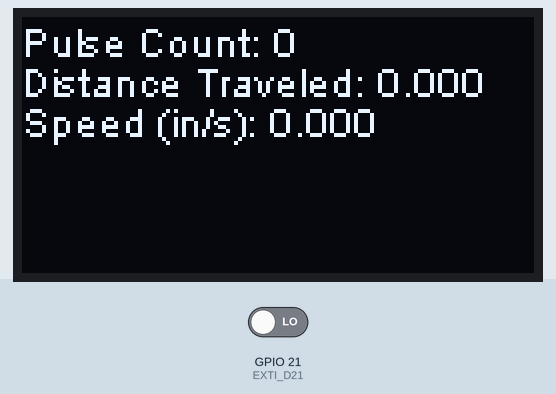
Recording of a program running on a simulated ESP8266 (NodeMCU). On the bench: 128×64 one-colour display. The inputs (shaded band) are chosen by the test bench; at power-on: GPIO 21 (EXTI_D21) LOW. What the program prints to the serial monitor is not drawn.

Above: at 1.2 s.
1.3 s: GPIO 21 (EXTI_D21) driven HIGH
At 1.7 s:
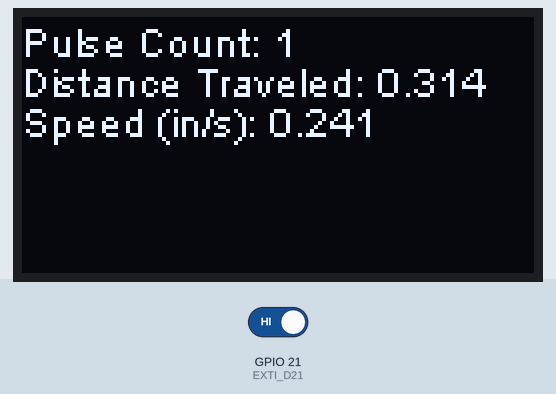
Timing chart, 0 to 4.3 s (numbered marks = the images above; inputs shaded):
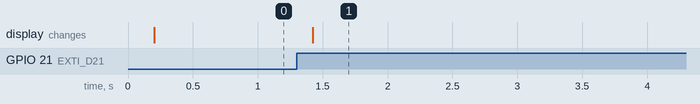

The program:

main.cpp
```cpp
/********************************************************************************
 *  File Name:
 *    main.cpp
 *
 *  Description:
 *    Implements the pulse counter for Linear Speed
 *
 *  2020 | Brandon Braun, Jarrod Braun | brandonbraun653@gmail.com
 *******************************************************************************/

/* STL Includes */
#include <array>
#include <cstdint>

/* Arduino Includes */
#include "OLEDDisplayUi.h"
#include "SSD1306Spi.h"
#include <Arduino.h>

/*-------------------------------------------------------------------------------
Macros and Literals
-------------------------------------------------------------------------------*/
#define ROW_HEIGHT ( 10 )    // Pixels
#define ROW0 ( 0 * ROW_HEIGHT )
#define ROW1 ( 1 * ROW_HEIGHT )
#define ROW2 ( 2 * ROW_HEIGHT )

/*-------------------------------------------------------------------------------
Constants and Variables
-------------------------------------------------------------------------------*/
static constexpr uint32_t displayUpdateRate = 200;       // How often the display updates its data (ms)
static constexpr uint32_t isrDebouncingTime = 2;         // How long the software debounce time is for pulse events (ms)
static constexpr uint32_t mathUpdateRate    = 100;       // How often to update the math associated with this program
static constexpr uint32_t serialBaud        = 921600;    // Baud rate
static constexpr float wheelRadius          = 1.0f;         // Radius of wheel connected to axel on which encoder wheel is mounted

/*-------------------------------------------------
Screen Digital Pins:
SPI is the default for the ESP32 Dev1 Kit and doesn't
need to be initialized.

D18 -> CLK
D23 -> MOSI (DOUT)
D15 -> RES
D2  -> DC
D4  -> CS
-------------------------------------------------*/
static constexpr uint32_t D15 = 15;    // Digital pin 15, used for RES pin
static constexpr uint32_t D2  = 2;     // Digital pin 2, used for DC pin
static constexpr uint32_t D4  = 4;     // Digital pin 4, used for CS pin

/*-------------------------------------------------
External Interrupt (Counter)
-------------------------------------------------*/
static constexpr uint32_t EXTI_D21 = 21;      // GPIO digital pin to detect pulse events
static volatile bool isrFired;                // ISR variable to track if the ISR has fired
static volatile uint32_t isrDebounceStart;    // ISR variable for capturing time when ISR fired
static volatile bool lastState;               // ISR variable for capturing the pulse input pin state
static bool saveLastState;                    // Cache: Last known state of the pulse input pin
static bool currentState;                     // Current active state of the pulse input pin (hi/lo)
static uint32_t saveISRDebounceStart;         // Cache: Time when the debouncing process started

/*-------------------------------------------------
User Variables
-------------------------------------------------*/
static uint32_t pulseCount;        // Tracks number of pulse events
static float pulsePerSecond;       // Tracks pulse events per update cycle
static float linearRate;        // Rate of speed (m/s)
static float distanceTraveled;   // Total linear distance traveled
static uint32_t lastDisplayUpdateTime;    // Last time the screen was updated
static uint32_t lastMathUpdateTime;       // Last time math section was run
static uint32_t previousPulseCount;       // Pulse count last time the math section was run

/*-------------------------------------------------
Module Objects
-------------------------------------------------*/
static SSD1306Spi display( D15, D2, D4 );    // Screen display object
static std::array<char, 100> printBuffer;    // Output buffer for formatting data

/*-------------------------------------------------------------------------------
Functions
-------------------------------------------------------------------------------*/
/**
 *  Interrupt Service Routine (ISR) that handles pulse event triggers.
 *
 *  @return void
 */
static void pulseISR()
{
  /*-------------------------------------------------
  A new pulse event happened, so save off a few variables so that we know
  the state of the GPIO pin as well as the time when the event occurred.
  -------------------------------------------------*/
  isrFired         = true;
  lastState        = digitalRead( EXTI_D21 );
  isrDebounceStart = millis();
}

/**
 *  Sets up the system for operation. Initializes variables, configures objects.
 *
 *  @return void
 */
void setup()
{
  /*-------------------------------------------------
  Initialize module data
  -------------------------------------------------*/
  printBuffer.fill( 0 );
  lastDisplayUpdateTime = millis();
  lastMathUpdateTime    = millis();
  pulseCount            = 0;
  isrDebounceStart      = 0;
  pulsePerSecond        = 0.0f;
  linearRate            = 0.0f;
  distanceTraveled      = 0.0f;
  previousPulseCount    = 0;


  /*-------------------------------------------------
  Attatch the ISR routine that counts input pulses
  -------------------------------------------------*/
  attachInterrupt( digitalPinToInterrupt( EXTI_D21 ), pulseISR, RISING );

  /*-------------------------------------------------
  Initialize the display class
  -------------------------------------------------*/
  display.init();
  display.flipScreenVertically();
  display.clear();

  /*-------------------------------------------------
  Initialize the Serial output
  -------------------------------------------------*/
  Serial.begin( serialBaud );
  Serial.write( "Hey Jarrod\n" );
}

/**
 *  Loop function that will run indefinitely. Performs main functional
 *  operation of the program.
 *
 *  @return void
 */
void loop()
{
  /*-------------------------------------------------
  Copy out the volatile ISR data. Temporarily disable
  interrupts so we can get an accurate read.
  -------------------------------------------------*/
  noInterrupts();
  saveLastState        = lastState;
  saveISRDebounceStart = isrDebounceStart;
  interrupts();

  /*-------------------------------------------------
  Perform software debouncing of the pulse signal
  -------------------------------------------------*/
  currentState = digitalRead( EXTI_D21 );

  if ( isrFired && ( saveLastState == currentState ) && ( ( millis() - saveISRDebounceStart ) > isrDebouncingTime ) )
  {
    isrFired = false;
    pulseCount++;

    pulsePerSecond   = 1.0f / ( ( millis() - lastMathUpdateTime ) / 1000.0f );
    linearRate       = ( ( 2.0f * PI / 20.0f ) * pulsePerSecond ) * wheelRadius;
    distanceTraveled = distanceTraveled + linearRate * ( ( millis() - lastMathUpdateTime ) / 1000.0f );

    /*-------------------------------------------------
    1. Force null termination
    2. Format the string
    3. Write the output using the buffer pointer.
    -------------------------------------------------*/
    printBuffer.fill( 0 );
    snprintf( printBuffer.data(), printBuffer.size(), "%lu,%d\n", millis(), pulseCount );
    Serial.write( printBuffer.data() );

    lastMathUpdateTime = millis();
  }

  /*-------------------------------------------------
  Update the math portion of the code
  -------------------------------------------------*/
  if ( ( millis() - lastMathUpdateTime ) > mathUpdateRate )
  {
    // TODO: Do mathy things here
    // duration = (millis()-lastMathUpdateTime)/((1/encoderFrequency)*1000.0f);
    // linearRate     =  (( 2.0f * PI / 20.0f )/duration) * wheelRadius;
    // Jarrod, what is this 20? Generally in programming we don't like magic numbers. Probably should
    // make a #define up at the top of the file like I did with PI and give it a meaningful name.


    // previousPulseCount = pulseCount;
    // lastMathUpdateTime = millis();

    /*-------------------------------------------------
    TODO: Format the output data to CSV
    -------------------------------------------------*/
    // printBuffer.fill( 0 );
    // snprintf( printBuffer.data(), printBuffer.size(), "" );
  }

  /*-------------------------------------------------
  Update the display with the necessary data
  -------------------------------------------------*/
  if ( ( millis() - lastDisplayUpdateTime ) > displayUpdateRate )
  {
    display.clear();

    /* Print out the pulse count */
    printBuffer.fill( 0 );
    snprintf( printBuffer.data(), printBuffer.size(), "Pulse Count: %d", pulseCount );
    display.drawString( 0, ROW0, String( printBuffer.data() ) );

    /* Print out the pulses per second */
    printBuffer.fill( 0 );
    snprintf( printBuffer.data(), printBuffer.size(), "Distance Traveled: %2.3f", distanceTraveled );
    display.drawString( 0, ROW1, String( printBuffer.data() ) );

    /* Print out the calculated rate of speed */
    printBuffer.fill( 0 );
    snprintf( printBuffer.data(), printBuffer.size(), "Speed (in/s): %2.3f", linearRate );
    display.drawString( 0, ROW2, String( printBuffer.data() ) );

    /* Push the data to the display */
    display.display();
    lastDisplayUpdateTime = millis();
  }
}
```

Measured:
- after the input at 1.3 s, the display: changes after 0.12 s (image 1)
